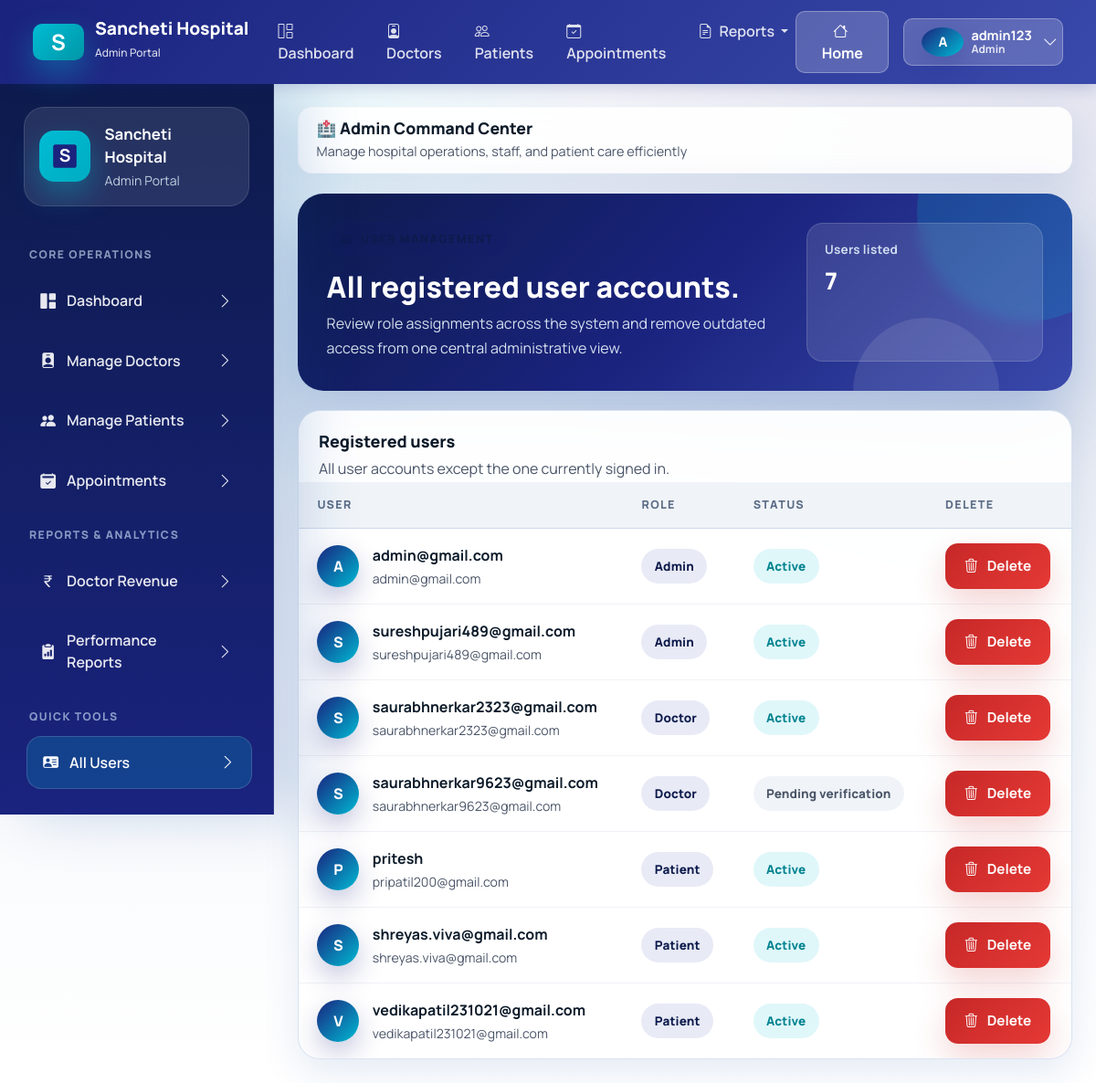
/adminpanel/users/ (signed in), run on an earlier commit of the app's database.
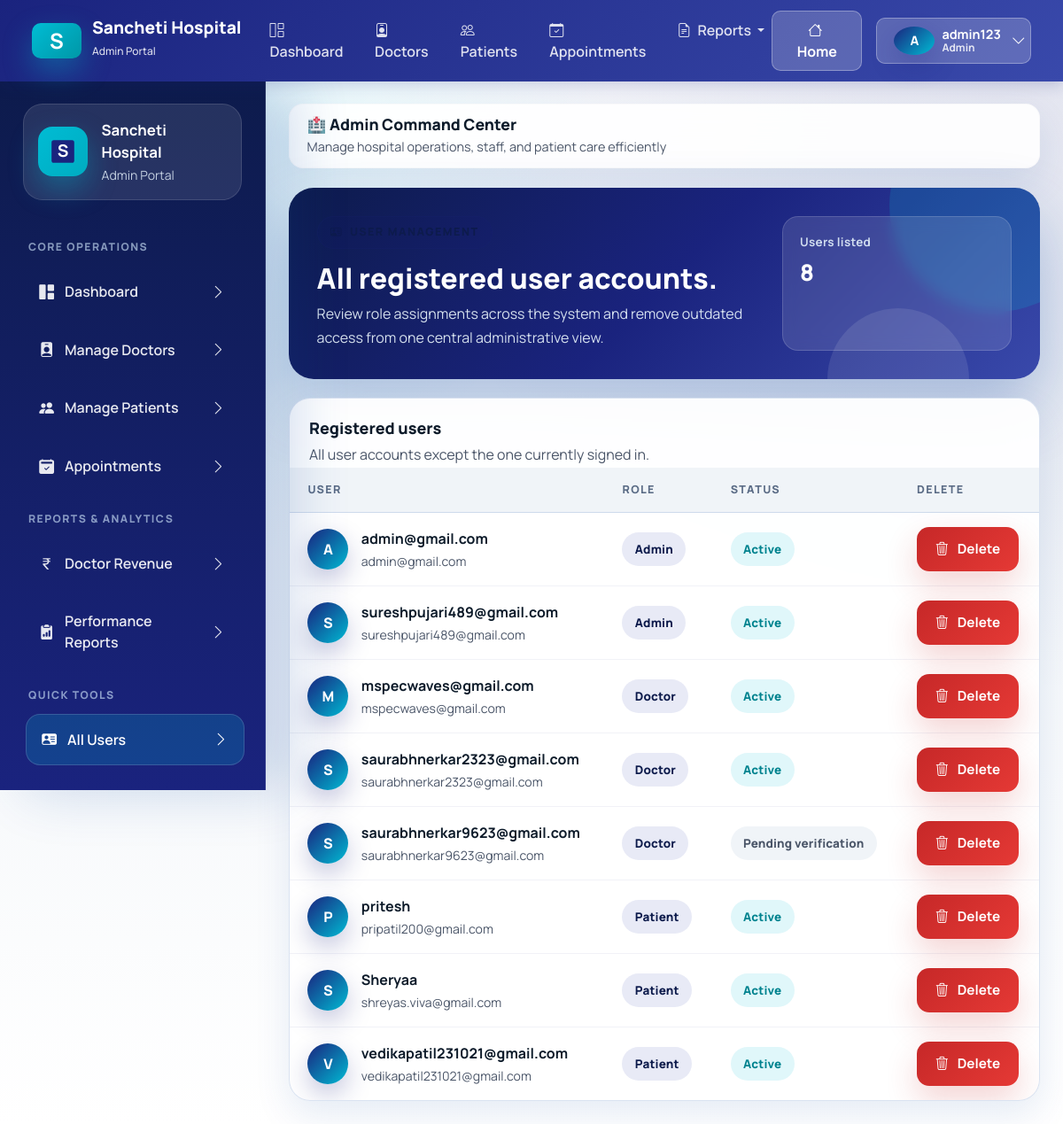
And on a later commit of the database.
### accounts/models.py (models this page shows, shortened)
class CustomUser(AbstractUser):
    ROLE_CHOICES = (
        ("admin", "Admin"),
        ("doctor", "Doctor"),
        ("patient", "Patient"),
    )
    username = models.CharField(max_length=150, unique=True, blank=True, null=True)
    email = models.EmailField(unique=True)
    role = models.CharField(max_length=10, choices=ROLE_CHOICES, default="patient")
    education = models.CharField(max_length=200, blank=True, null=True)
    experience = models.IntegerField(blank=True, null=True)
    bio = models.TextField(blank=True, null=True)
    fees = models.DecimalField(max_digits=8, decimal_places=2, blank=True, null=True)
    specialization = models.ForeignKey(
        "Specialization",
        on_delete=models.SET_NULL,
        null=True,
        blank=True
    )
    is_email_verified = models.BooleanField(default=False)
    email_verification_token = models.UUIDField(default=uuid.uuid4, editable=False, null=True, blank=True)
    USERNAME_FIELD = "email"
    REQUIRED_FIELDS = []
    objects = CustomUserManager()

### adminpanel/views.py (the view)
# urls.py: path("users/", views.registered_users, name="registered_users"),
@login_required
@user_passes_test(is_admin)
def registered_users(request):
    users = CustomUser.objects.exclude(pk=request.user.pk).order_by("role", "email")
    return render(request, "adminpanel/registered_users.html", {"users": users})

### adminpanel/views.py (called while the page is built)
def is_admin(user):
    return user.role == "admin"

### adminpanel/templates/adminpanel/registered_users.html (shortened to what this page needs)
{% extends "base.html" %}
{% block content %}
<section class="page-hero">
    <div>
        <span class="eyebrow">
            <i class="bi bi-person-vcard"></i>
        </span>
        <h2>All registered user accounts.</h2>
        <p>Review role assignments across the system and remove outdated access from one central administrative view.</p>
    </div>
    <div class="page-hero-side">
        <div class="mini-stat">
            <span class="mini-stat-label">Users listed</span>
            <span class="mini-stat-value">{{ users|length }}</span>
        </div>
    </div>
</section>
<section class="table-card">
    <div class="table-toolbar">
        <div>
            <h3 class="table-title">Registered users</h3>
            <p class="table-copy">All user accounts except the one currently signed in.</p>
        </div>
    </div>
    <div class="table-responsive">
        <table class="app-table">
            <thead>
                <tr>
                    <th>User</th>
                    <th>Role</th>
                    <th>Status</th>
                    <th>Delete</th>
                </tr>
            </thead>
            <tbody>
                {% for user in users %}
                <tr>
                    <td>
                        <div class="identity-cell">
                            <span class="avatar-chip">{{ user.email|slice:":1"|upper }}</span>
                            <div>
                                <strong>{{ user.first_name|default:user.email }}</strong>
                                <span class="subtle-meta">{{ user.email }}</span>
                            </div>
                        </div>
                    </td>
                    <td><span class="soft-pill soft-pill--brand text-capitalize">{{ user.role }}</span></td>
                    <td>
                        {% if user.is_active %}
                        <span class="soft-pill soft-pill--teal">Active</span>
                        {% else %}
                        <span class="soft-pill soft-pill--muted">Pending verification</span>
                        {% endif %}
                    </td>
                    <td>
                        <a class="btn-danger-soft" href="{% url 'adminpanel:delete_user' user.id %}" onclick="return confirm('Delete this user account?');">
                            <i class="bi bi-trash3"></i>
                            Delete
                        </a>
                    </td>
                </tr>
                {% endfor %}
            </tbody>
        </table>
    </div>
</section>
{% endblock %}

What changed in the data, as far as the page shows it:
added CustomUser: email "M", first_name "mspecwaves@gmail.com", email "mspecwaves@gmail.com", role "Doctor", is_active "Active"
changed CustomUser "shreyas.viva@gmail.com": first_name "shreyas.viva@gmail.com" → "Sheryaa"
Also different on the page:
{{ users|length }}: "7" → "8"
